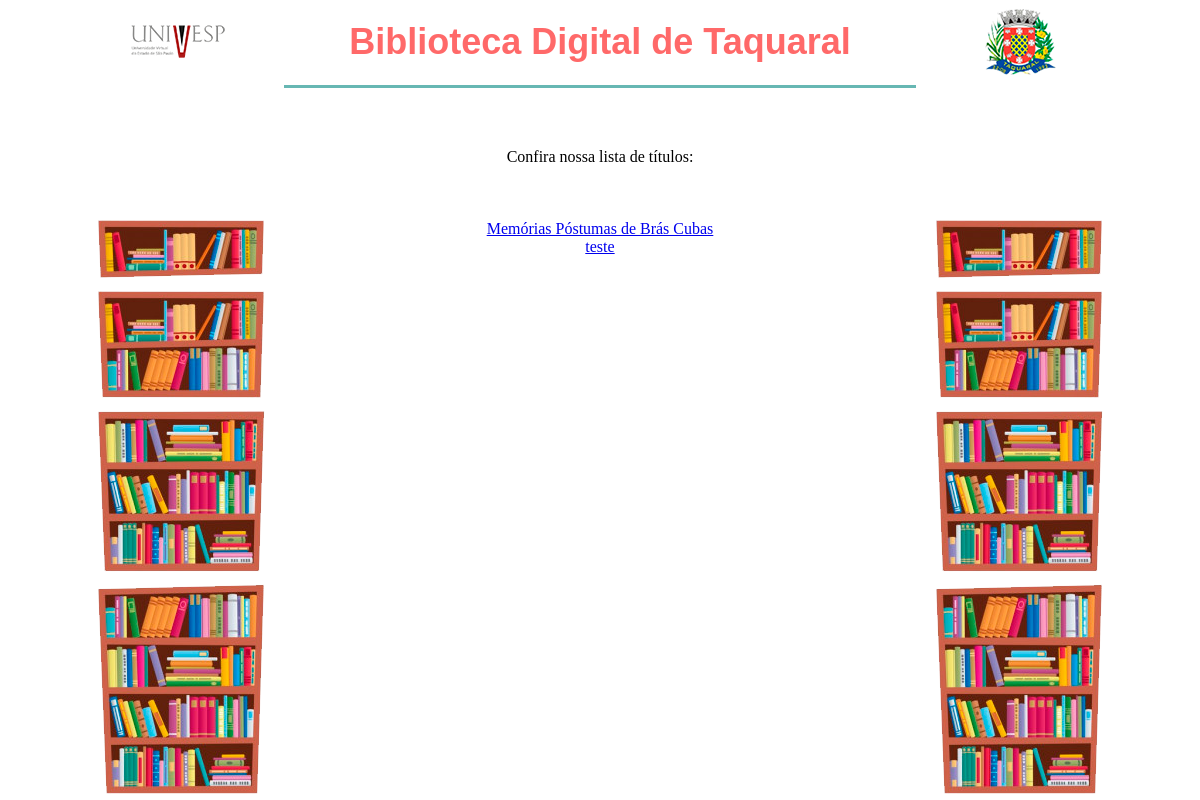
Before: /biblioteca/ with the older database file.
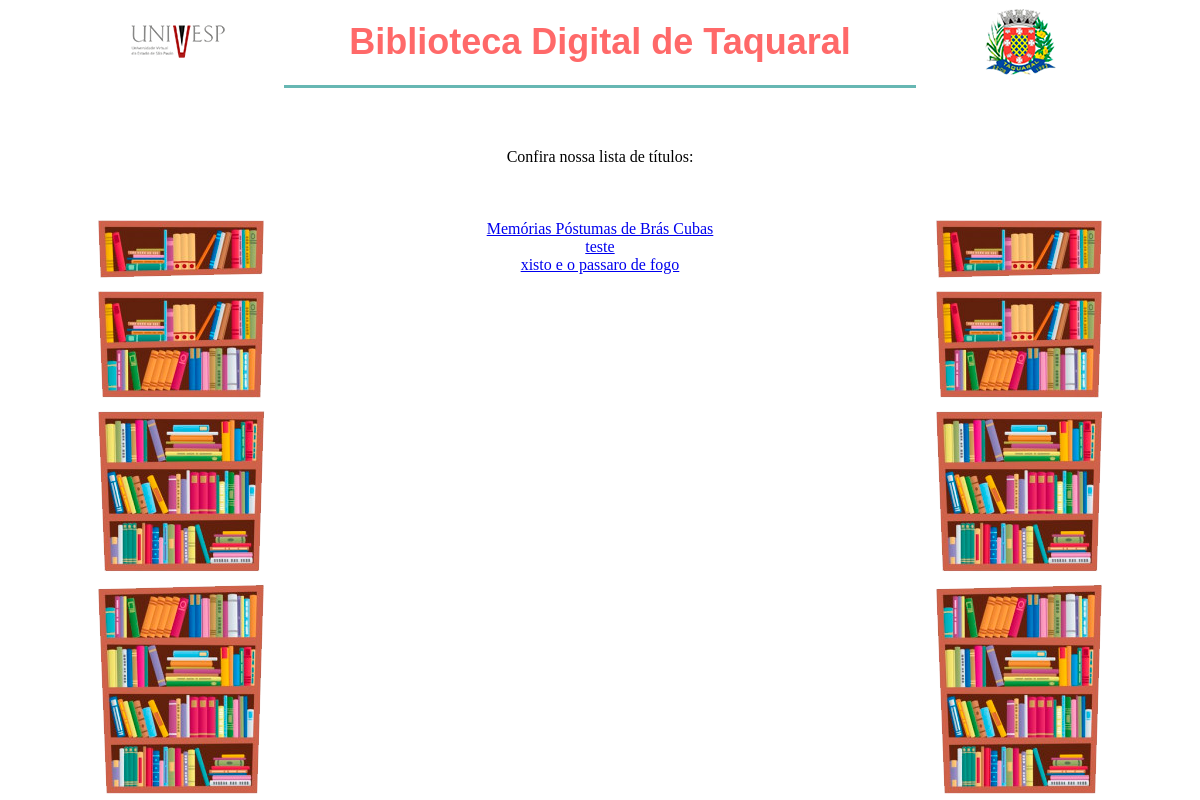
After: the same page with the newer database file.
### biblioteca/models.py (models this page shows, shortened)
class Books(models.Model):
    title = models.CharField(max_length=225)
    slug = models.SlugField(max_length=255, unique = True)
    author = models.CharField(max_length=100)
    body = models.TextField()
    bookPhoto = models.ImageField(upload_to = "books_Img/", null = True, blank = True)
    link = models.CharField(max_length=255, default= NullBooleanField)

### biblioteca/views.py (the view)
# urls.py: path('biblioteca/', views.BooksListView.as_view(), name = "list"),
class BooksListView(ListView):
    model = Books

### biblioteca/templates/biblioteca/books_list.html (shortened to what this page needs)
{% extends "biblioteca/baseList.html" %}
{% block content %}
    {% for books in books_list %}
        <article>
            <li><a href = "{{books.slug}}">{{books.title}}</a></li>
        </article>
    {% endfor %}
{% endblock %}

Changed rows visible on the page:
added Books: title "xisto e o passaro de fogo"
